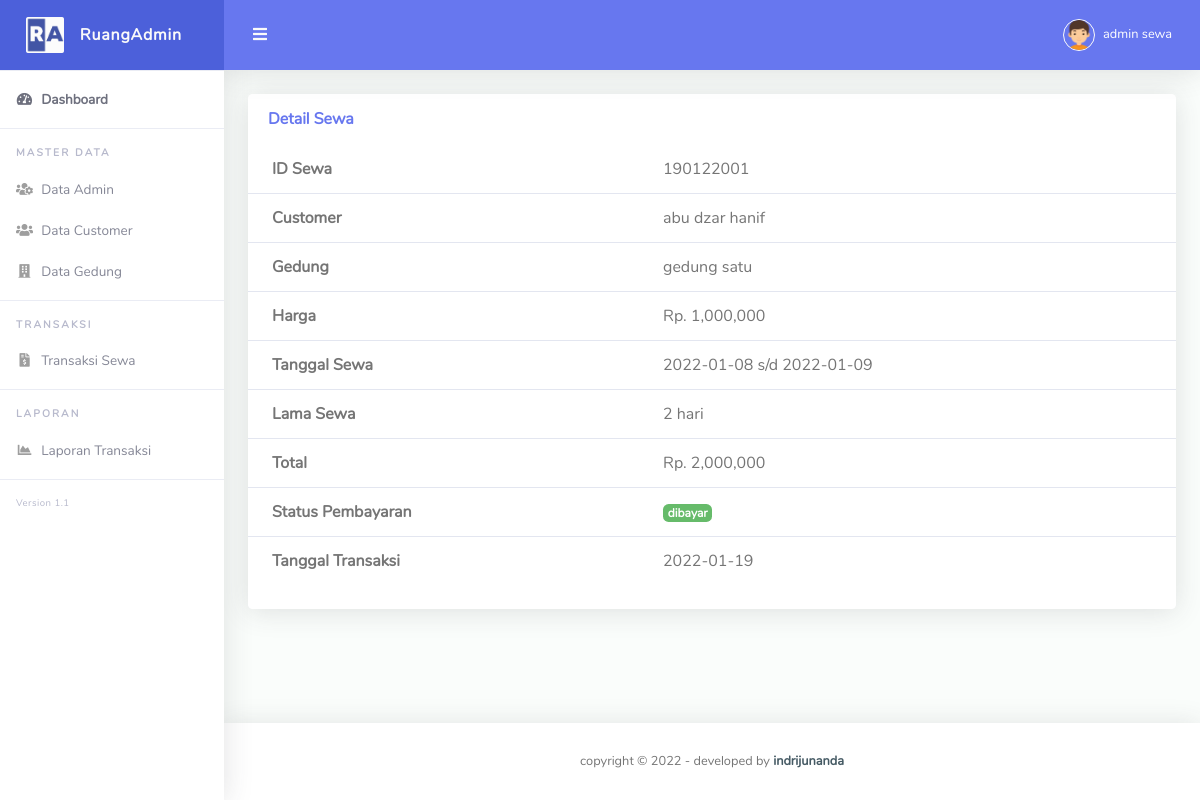
The page /admin/detail_transaksi.php?id=190122001 (signed in) on the database its author committed.
### tables this page shows
CREATE TABLE `sewa` (
  `id_sewa` varchar(11) NOT NULL,
  `id_gedung` varchar(11) NOT NULL,
  `tgl_awal` date NOT NULL,
  `tgl_akhir` date NOT NULL,
  `durasi_sewa` int(11) NOT NULL,
  `total` int(11) NOT NULL,
  `status` varchar(11) NOT NULL,
  `bukti_bayar` text DEFAULT NULL,
  `id_user` varchar(11) NOT NULL,
  `tgl` date NOT NULL
);

CREATE TABLE `user` (
  `id_user` varchar(11) NOT NULL,
  `nama` varchar(50) NOT NULL,
  `notelp` varchar(15) NOT NULL,
  `username` varchar(11) NOT NULL,
  `password` text NOT NULL,
  `level` varchar(11) NOT NULL
);

CREATE TABLE `gedung` (
  `id_gedung` varchar(11) NOT NULL,
  `nama_gedung` varchar(50) NOT NULL,
  `harga` int(11) NOT NULL,
  `foto` text NOT NULL,
  `sts` varchar(11) NOT NULL
);

### admin/detail_transaksi.php (the view, shortened to what this page needs)
<?php
if ($_SESSION['level'] != 'admin') {
    header('location: ../index.php');
} else {
    require('../koneksi.php');
    include('../template/header.php');
    $id = $_GET['id'];
    $query = mysqli_query($koneksi, "SELECT * FROM sewa inner JOIN user ON sewa.id_user = user.id_user inner JOIN gedung on gedung.id_gedung = sewa.id_gedung WHERE id_sewa='$id'");
    $data = mysqli_fetch_array($query);
?>
    <div class="container-fluid" id="container-wrapper">
        <div class="row">
            <div class="col-lg-12 mb-4">
                <div class="card">
                    <div class="card-header py-3 d-flex flex-row align-items-center justify-content-between">
                        <h6 class="m-0 font-weight-bold text-primary">Detail Sewa</h6>
                    </div>
                    <div class="table-responsive">
                        <table class="table align-items-center table-flush">
                            <tbody>
                                <tr>
                                    <th>ID Sewa</th>
                                    <td><?php echo $data['id_sewa'] ?></td>
                                </tr>
                                <tr>
                                    <th>Customer</th>
                                    <td><?php echo $data['nama'] ?></td>
                                </tr>
                                <tr>
                                    <th>Gedung</th>
                                    <td><?php echo $data['nama_gedung'] ?></td>
                                </tr>
                                <tr>
                                    <th>Harga</th>
                                    <td>Rp. <?php echo number_format($data['harga'], 0, '.', ',') ?></td>
                                </tr>
                                <tr>
                                    <th>Tanggal Sewa</th>
                                    <td><?php echo $data['tgl_awal'] . ' s/d ' . $data['tgl_akhir'] ?></td>
                                </tr>
                                <tr>
                                    <th>Lama Sewa</th>
                                    <td><?php echo $data['durasi_sewa'] ?> hari</td>
                                </tr>
                                <tr>
                                    <th>Total</th>
                                    <td>Rp. <?php echo number_format($data['total'], 0, '.', ',') ?></td>
                                </tr>
                                <tr>
                                    <th>Status Pembayaran</th>
                                    <td>
                                        <?php
                                        if ($data['status'] == 'pending') {
                                        ?>
                                            <span class="badge badge-danger"><?php echo $data['status'] ?></span>
                                        <?php
                                        } elseif ($data['status'] == 'konfirmasi') {
                                        ?>
                                            <span class="badge badge-warning"><?php echo $data['status'] ?></span>
                                        <?php
                                        } else {
                                        ?>
                                            <span class="badge badge-success"><?php echo $data['status'] ?></span>
                                        <?php } ?>
                                    </td>
                                </tr>
                                <tr>
                                    <th>Tanggal Transaksi</th>
                                    <td><?php echo $data['tgl'] ?></td>
                                </tr>
                            </tbody>
                        </table>
                    </div>
                    <div class="card-footer">
                    </div>
                </div>
            </div>
        </div>
    </div>
<?php include('../template/footer.php');
} ?>

### rows shown on the page
sewa: id_sewa "190122001", id_user.nama "abu dzar hanif", id_gedung.nama_gedung "gedung satu", id_gedung.harga "1,000,000", tgl_awal "2022-01-08", tgl_akhir "2022-01-09", durasi_sewa "2", total "2,000,000", status "dibayar", tgl "2022-01-19"

### other values the page prints
$_SESSION['nama'] "admin sewa"
